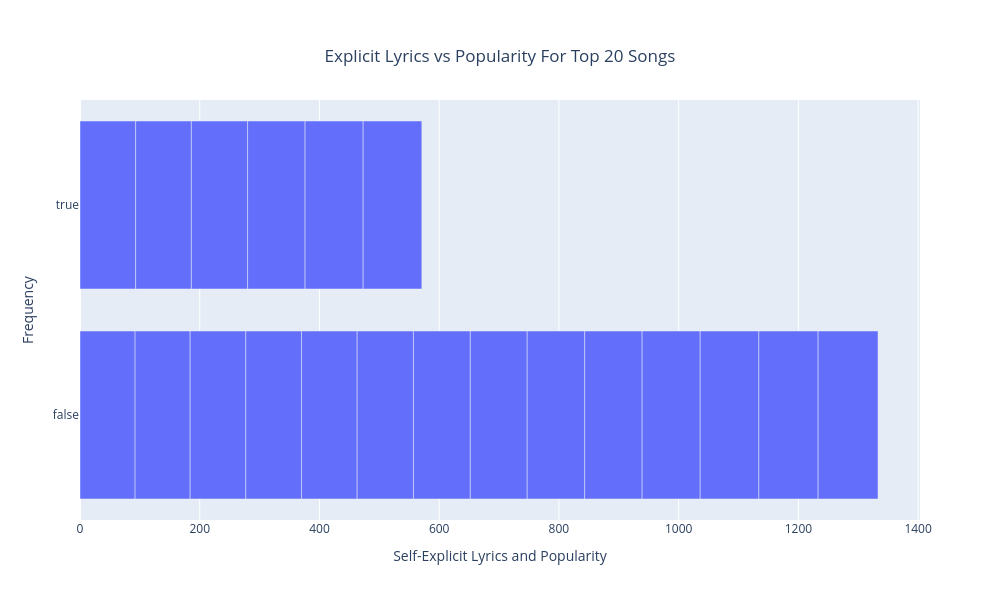

The cell this chart's notebook holds for it:
### Markdown cell above
## Check For Correlation Between Popularity Against Explicit Lyrics Or Not

### Code cell
#check for correlation between popularity against explicit lyrics or not
#delete pure duplicates
dfSpotify_DataSet_Temp = dfSpotify_DataSet_Work.sort_values(by='popularity', ascending=False).drop_duplicates(
    subset=["artists","album_name","track_name"], keep='first').head(20)


dfSpotify_DataSet_Temp = dfSpotify_DataSet_Temp.sort_values(by='popularity', ascending=True)
#delete duplicate explicit values
#dfSpotify_DataSet_Temp = dfSpotify_DataSet_Temp.drop_duplicates(subset=["explicit"], keep='first')

#plotly scatter plot
# Create a scatter plot using Plotly
fig = px.bar(dfSpotify_DataSet_Temp, x="popularity", y="explicit", title="Explicit Lyrics vs Popularity For Top 20 Songs")
fig.update_layout(title={"text": "Explicit Lyrics vs Popularity For Top 20 Songs", "x": 0.5, "xanchor": "center", "yanchor": "top"},
                  xaxis_title="Self-Explicit Lyrics and Popularity",
                  yaxis_title="Frequency",
                  height=600, width=1000)
fig.show()

### Figure 1 — Plotly figure (JSON) as saved in the notebook; plotly's stock layout.template omitted (floating-point values rounded to 4 significant figures)
{"data": [{"alignmentgroup": "True", "hovertemplate": "popularity=%{x}<br>explicit=%{y}<extra></extra>", "legendgroup": "", "marker": {"color": "#636efa", "pattern": {"shape": ""}}, "name": "", "offsetgroup": "", "orientation": "h", "showlegend": false, "textposition": "auto", "type": "bar", "x": [92, 92, 93, 93, 93, 93, 93, 94, 94, 95, 95, 96, 96, 96, 97, 97, 98, 98, 99, 100], "xaxis": "x", "y": [false, false, false, true, true, false, false, false, true, false, false, false, false, true, true, false, true, false, false, false], "yaxis": "y"}], "layout": {"barmode": "relative", "height": 600, "legend": {"tracegroupgap": 0}, "title": {"text": "Explicit Lyrics vs Popularity For Top 20 Songs", "x": 0.5, "xanchor": "center", "yanchor": "top"}, "width": 1000, "xaxis": {"anchor": "y", "domain": [0, 1], "title": {"text": "Self-Explicit Lyrics and Popularity"}}, "yaxis": {"anchor": "x", "domain": [0, 1], "title": {"text": "Frequency"}}}}
